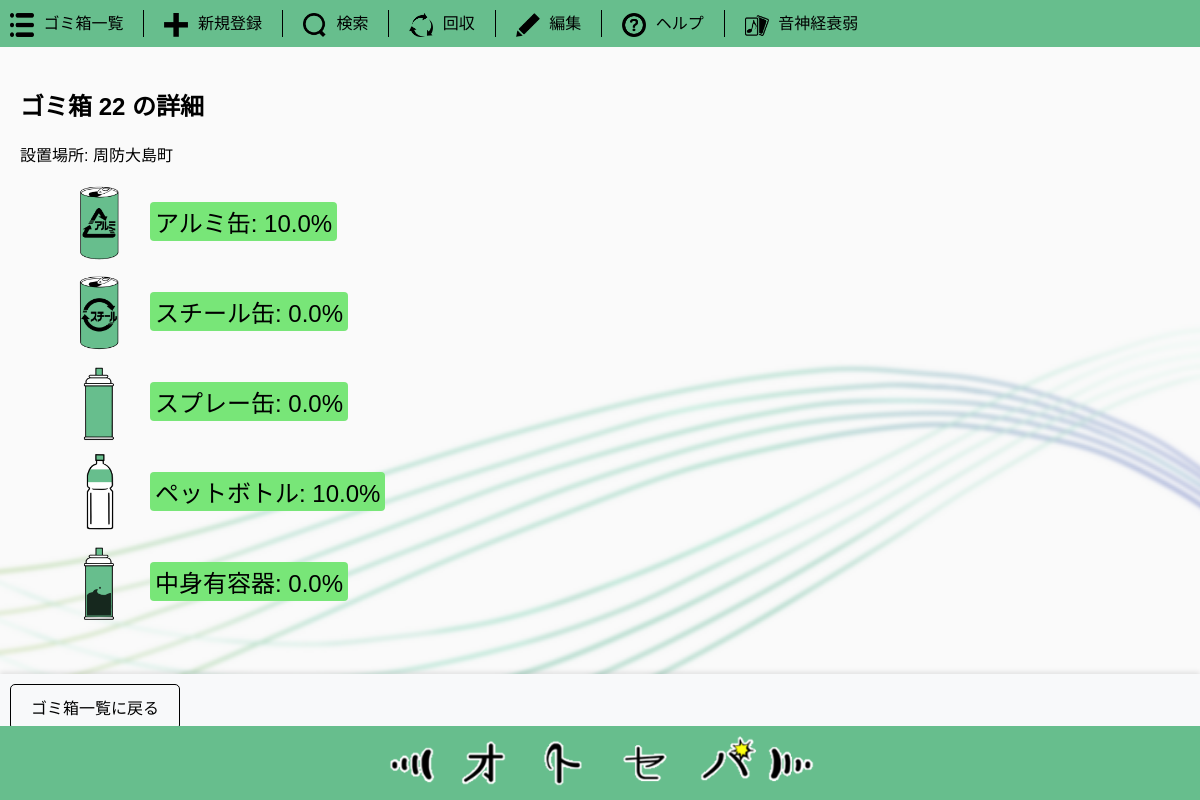
The app's page /bin/22 with its own data.
### tables this page shows
CREATE TABLE bins (
                id TEXT PRIMARY KEY,
                location TEXT NOT NULL
            );

CREATE TABLE garbage (
                bin_id TEXT,
                type TEXT,
                count INTEGER,
                PRIMARY KEY (bin_id, type),
                FOREIGN KEY (bin_id) REFERENCES bins (id)
            );

### app.py (the view)
@app.route('/bin/<string:bin_id>')
def bin_details(bin_id):
    try:
        conn = get_db() # データベース接続を取得
        cursor = conn.cursor()
        cursor.execute("SELECT * FROM bins WHERE id = ?", (bin_id,))
        bin_data = cursor.fetchone() # 指定されたIDの情報を取得
        if bin_data is None:
            logging.error(f"ゴミ箱データが存在しません。") # エラーログ
            flash(f"ゴミ箱ID {bin_id} は存在しません。", 'warning')
            return redirect(url_for('index')) # 一覧ページにリダイレクト
        cursor.execute("SELECT type, count FROM garbage WHERE bin_id = ?", (bin_id,))
        garbage_data = cursor.fetchall()
        cursor.execute("SELECT type, capacity FROM capacities WHERE bin_id = ?", (bin_id,))
        capacity_data = cursor.fetchall()
        garbage_percentages = percentage(garbage_data, capacity_data)
    except sqlite3.Error as e:
        logging.error(f"ゴミ箱の詳細データ 取得エラー: {e}") # エラーをログに記録
        garbage_percentages = [] # エラー時パーセンテージリストを空にする
        flash("ゴミ箱の詳細を取得中にエラーが発生しました。", 'error')
    return render_template('bin_details.html', bin=bin_data, results=garbage_percentages)

### app.py (called while the page is built)
def get_db():
    if 'db' not in g:
        try:
            g.db = sqlite3.connect(DATABASE) # データベースに接続
        except sqlite3.Error as e:
            logging.error(f"データベース接続エラー: {e}") # エラーをログに記録
            raise
    return g.db

def percentage(garbage_data, capacity_data):
    capacities = {row[0]: row[1] for row in capacity_data} # 容量データを辞書に変換
    percentages = []
    for garbage_type, count in garbage_data:
        capacity = capacities.get(garbage_type, 1)  # 0除算対策でデフォルト値を1に設定
        percentage = (count / capacity) * 100 # パーセンテージ計算
        percentages.append((garbage_type, count, capacity, percentage)) # 結果をリストに追加
    return percentages

@app.teardown_appcontext
def close_connection(exception):
    db = g.pop('db', None) # グローバルオブジェクトからデータベース接続を取得
    if db is not None:
        db.close() # データベース接続を閉じる

### templates/bin_details.html (shortened to what this page needs)
{% extends 'layout.html' %}
{% block content %}
<h2>ゴミ箱 {{ bin[0] }} の詳細</h2>
<p>設置場所: {{ bin[1] }}</p>
<ul>
    {% for result in results %}
        <li class="garbage-item">
            <img src="{{ url_for('static', filename='icons/' ~ result[0] ~ '.svg') }}" alt="{{ result[0] }}" class="garbage-icon">
            {% if result[3] >= 80 %}
                <span class="percentage high">
            {% elif result[3] >= 50 %}
                <span class="percentage medium">
            {% else %}
                <span class="percentage low">
            {% endif %}
                {{ result[0] }}: {{ result[3] | round(2) }}%
            </span>
        </li>
    {% endfor %}
</ul>
{% endblock %}

### static/css/styles.css (style rules this page uses)
html, body { height: 100%; margin: 0; padding: 0; box-sizing: border-box; }
body { font-family: Arial, sans-serif; overflow-x: hidden; overflow-y: auto; background-image: url('/static/images/background3.png'); background-size: cover; background-position: center; background-repeat: no-repeat; }
body::after { content: ""; display: block; height: 60px; }
.percentage { padding: 2px 5px; color: #000; font-size: 24px; border-radius: 4px; }
.percentage.low { background-color: rgb(120, 230, 120); }
.garbage-item { display: flex; align-items: center; margin-bottom: 10px; color: #000; }
.garbage-icon { width: 80px; height: 80px; margin-right: 10px; }

### records on screen
bins: id "22", location "周防大島町"
garbage: type (picture), type "アルミ缶", result "10.0"
garbage: type (picture), type "スチール缶", result "0.0"
garbage: type (picture), type "スプレー缶", result "0.0"
garbage: type (picture), type "ペットボトル", result "10.0"
garbage: type (picture), type "中身有容器", result "0.0"
